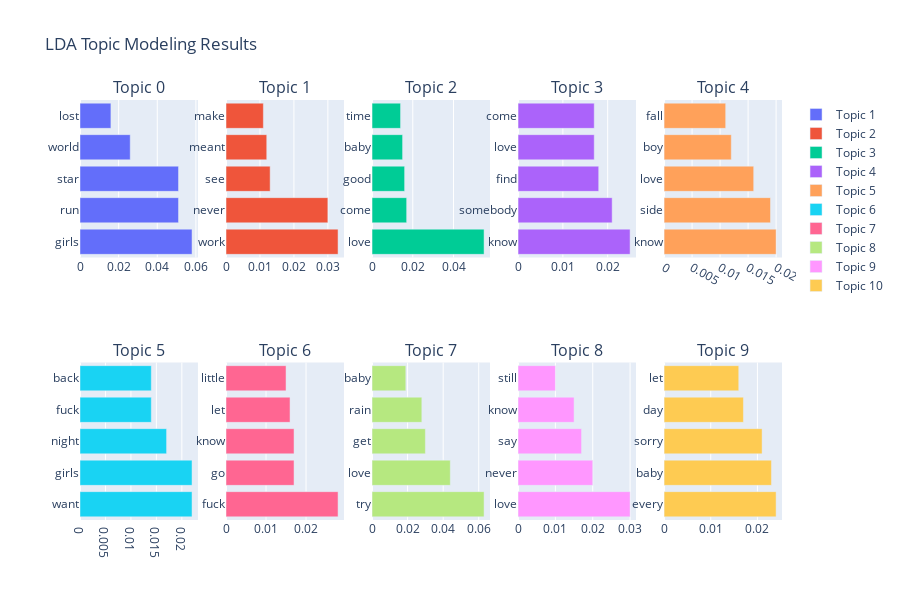

The cell this chart's notebook holds for it:
### Markdown cell above
# Visualize distribution of Topics from LDA model

1) Visualize topic distibution per document
    - a document refers to individual unit of text that's being analzyed.
    - i have 165 songs in my data frame, it means i have 165 documents
    - aka 'Corpus'
    
2) Visualize topic distribution using pyLDAvis

### Code cell
import plotly.graph_objects as go
from plotly.subplots import make_subplots

def plot_topics_plotly(lda_model, num_topics=10, num_words=5):
    # Create a subplot grid: 2 rows, 5 columns
    fig = make_subplots(rows=2, cols=5, subplot_titles=[f'Topic {i}' for i in range(num_topics)])

    for idx in range(num_topics):
        topic = lda_model.print_topics(num_words=num_words)[idx][1]
        words = topic.split(" + ")
        words = [word.split("*")[1].strip().replace('"', '') for word in words]
        weights = [float(word.split("*")[0]) for word in topic.split(" + ")]

        # Add a bar trace for each topic
        fig.add_trace(
            go.Bar(x=weights, y=words, orientation='h', name=f'Topic {idx + 1}'),
            row=(idx // 5) + 1, col=(idx % 5) + 1  # Calculate row and column index
        )

    # Update layout
    fig.update_layout(title_text='LDA Topic Modeling Results', height=600)
    fig.show()

plot_topics_plotly(lda_model)

### Figure 1 — Plotly figure (JSON) as saved in the notebook; plotly's stock layout.template omitted (floating-point values rounded to 4 significant figures)
{"data": [{"name": "Topic 1", "orientation": "h", "type": "bar", "x": [0.058, 0.051, 0.051, 0.026, 0.016], "xaxis": "x", "y": ["girls", "run", "star", "world", "lost"], "yaxis": "y"}, {"name": "Topic 2", "orientation": "h", "type": "bar", "x": [0.033, 0.03, 0.013, 0.012, 0.011], "xaxis": "x2", "y": ["work", "never", "see", "meant", "make"], "yaxis": "y2"}, {"name": "Topic 3", "orientation": "h", "type": "bar", "x": [0.055, 0.017, 0.016, 0.015, 0.014], "xaxis": "x3", "y": ["love", "come", "good", "baby", "time"], "yaxis": "y3"}, {"name": "Topic 4", "orientation": "h", "type": "bar", "x": [0.025, 0.021, 0.018, 0.017, 0.017], "xaxis": "x4", "y": ["know", "somebody", "find", "love", "come"], "yaxis": "y4"}, {"name": "Topic 5", "orientation": "h", "type": "bar", "x": [0.02, 0.019, 0.016, 0.012, 0.011], "xaxis": "x5", "y": ["know", "side", "love", "boy", "fall"], "yaxis": "y5"}, {"name": "Topic 6", "orientation": "h", "type": "bar", "x": [0.022, 0.022, 0.017, 0.014, 0.014], "xaxis": "x6", "y": ["want", "girls", "night", "fuck", "back"], "yaxis": "y6"}, {"name": "Topic 7", "orientation": "h", "type": "bar", "x": [0.028, 0.017, 0.017, 0.016, 0.015], "xaxis": "x7", "y": ["fuck", "go", "know", "let", "little"], "yaxis": "y7"}, {"name": "Topic 8", "orientation": "h", "type": "bar", "x": [0.063, 0.044, 0.03, 0.028, 0.019], "xaxis": "x8", "y": ["try", "love", "get", "rain", "baby"], "yaxis": "y8"}, {"name": "Topic 9", "orientation": "h", "type": "bar", "x": [0.03, 0.02, 0.017, 0.015, 0.01], "xaxis": "x9", "y": ["love", "never", "say", "know", "still"], "yaxis": "y9"}, {"name": "Topic 10", "orientation": "h", "type": "bar", "x": [0.024, 0.023, 0.021, 0.017, 0.016], "xaxis": "x10", "y": ["every", "baby", "sorry", "day", "let"], "yaxis": "y10"}], "layout": {"annotations": [{"font": {"size": 16}, "showarrow": false, "text": "Topic 0", "x": 0.084, "xanchor": "center", "xref": "paper", "y": 1, "yanchor": "bottom", "yref": "paper"}, {"font": {"size": 16}, "showarrow": false, "text": "Topic 1", "x": 0.292, "xanchor": "center", "xref": "paper", "y": 1, "yanchor": "bottom", "yref": "paper"}, {"font": {"size": 16}, "showarrow": false, "text": "Topic 2", "x": 0.5, "xanchor": "center", "xref": "paper", "y": 1, "yanchor": "bottom", "yref": "paper"}, {"font": {"size": 16}, "showarrow": false, "text": "Topic 3", "x": 0.708, "xanchor": "center", "xref": "paper", "y": 1, "yanchor": "bottom", "yref": "paper"}, {"font": {"size": 16}, "showarrow": false, "text": "Topic 4", "x": 0.916, "xanchor": "center", "xref": "paper", "y": 1, "yanchor": "bottom", "yref": "paper"}, {"font": {"size": 16}, "showarrow": false, "text": "Topic 5", "x": 0.084, "xanchor": "center", "xref": "paper", "y": 0.375, "yanchor": "bottom", "yref": "paper"}, {"font": {"size": 16}, "showarrow": false, "text": "Topic 6", "x": 0.292, "xanchor": "center", "xref": "paper", "y": 0.375, "yanchor": "bottom", "yref": "paper"}, {"font": {"size": 16}, "showarrow": false, "text": "Topic 7", "x": 0.5, "xanchor": "center", "xref": "paper", "y": 0.375, "yanchor": "bottom", "yref": "paper"}, {"font": {"size": 16}, "showarrow": false, "text": "Topic 8", "x": 0.708, "xanchor": "center", "xref": "paper", "y": 0.375, "yanchor": "bottom", "yref": "paper"}, {"font": {"size": 16}, "showarrow": false, "text": "Topic 9", "x": 0.916, "xanchor": "center", "xref": "paper", "y": 0.375, "yanchor": "bottom", "yref": "paper"}], "height": 600, "title": {"text": "LDA Topic Modeling Results"}, "xaxis": {"anchor": "y", "domain": [0, 0.168]}, "xaxis10": {"anchor": "y10", "domain": [0.832, 1]}, "xaxis2": {"anchor": "y2", "domain": [0.208, 0.376]}, "xaxis3": {"anchor": "y3", "domain": [0.416, 0.584]}, "xaxis4": {"anchor": "y4", "domain": [0.624, 0.792]}, "xaxis5": {"anchor": "y5", "domain": [0.832, 1]}, "xaxis6": {"anchor": "y6", "domain": [0, 0.168]}, "xaxis7": {"anchor": "y7", "domain": [0.208, 0.376]}, "xaxis8": {"anchor": "y8", "domain": [0.416, 0.584]}, "xaxis9": {"anchor": "y9", "domain": [0.624, 0.792]}, "yaxis": {"anchor": "x", "domain": [0.625, 1]}, "yaxis10": {"anchor": "x10", "domain": [0, 0.375]}, "yaxis2": {"anchor": "x2", "domain": [0.625, 1]}, "yaxis3": {"anchor": "x3", "domain": [0.625, 1]}, "yaxis4": {"anchor": "x4", "domain": [0.625, 1]}, "yaxis5": {"anchor": "x5", "domain": [0.625, 1]}, "yaxis6": {"anchor": "x6", "domain": [0, 0.375]}, "yaxis7": {"anchor": "x7", "domain": [0, 0.375]}, "yaxis8": {"anchor": "x8", "domain": [0, 0.375]}, "yaxis9": {"anchor": "x9", "domain": [0, 0.375]}}}
